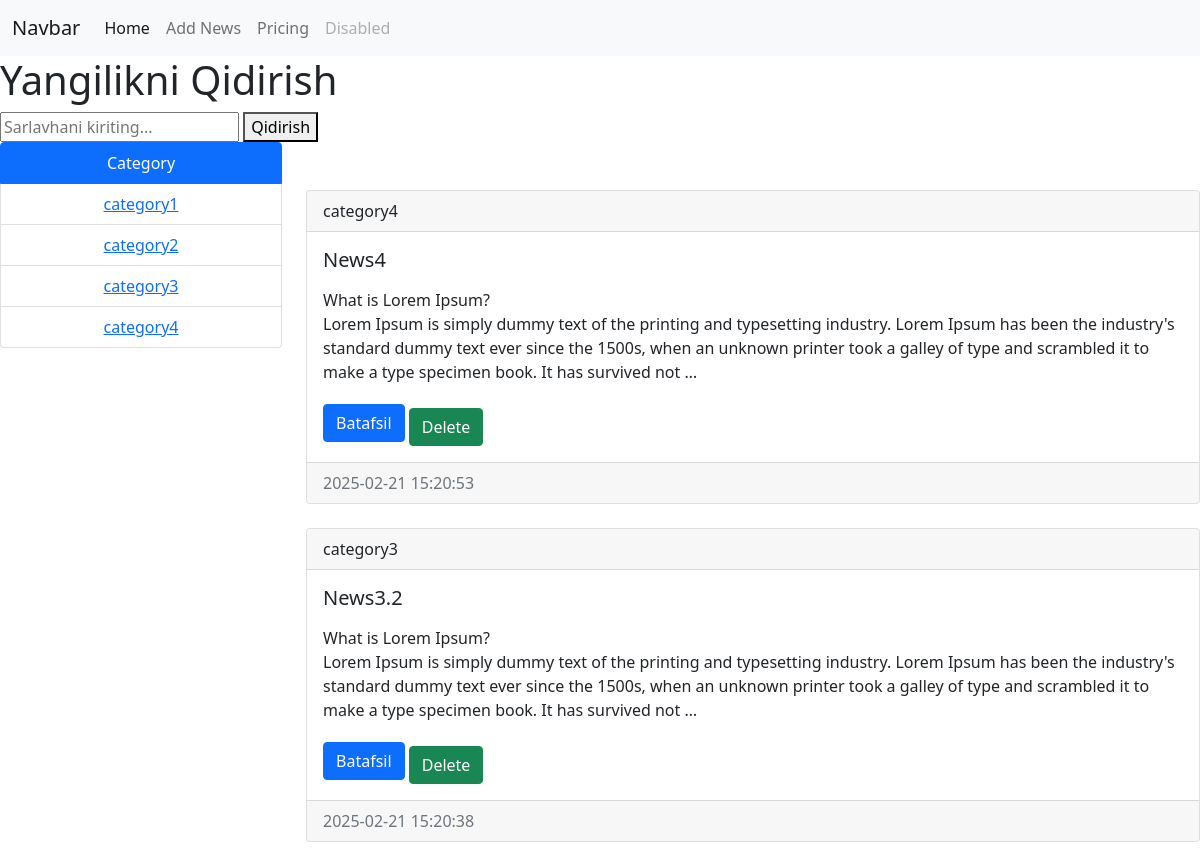
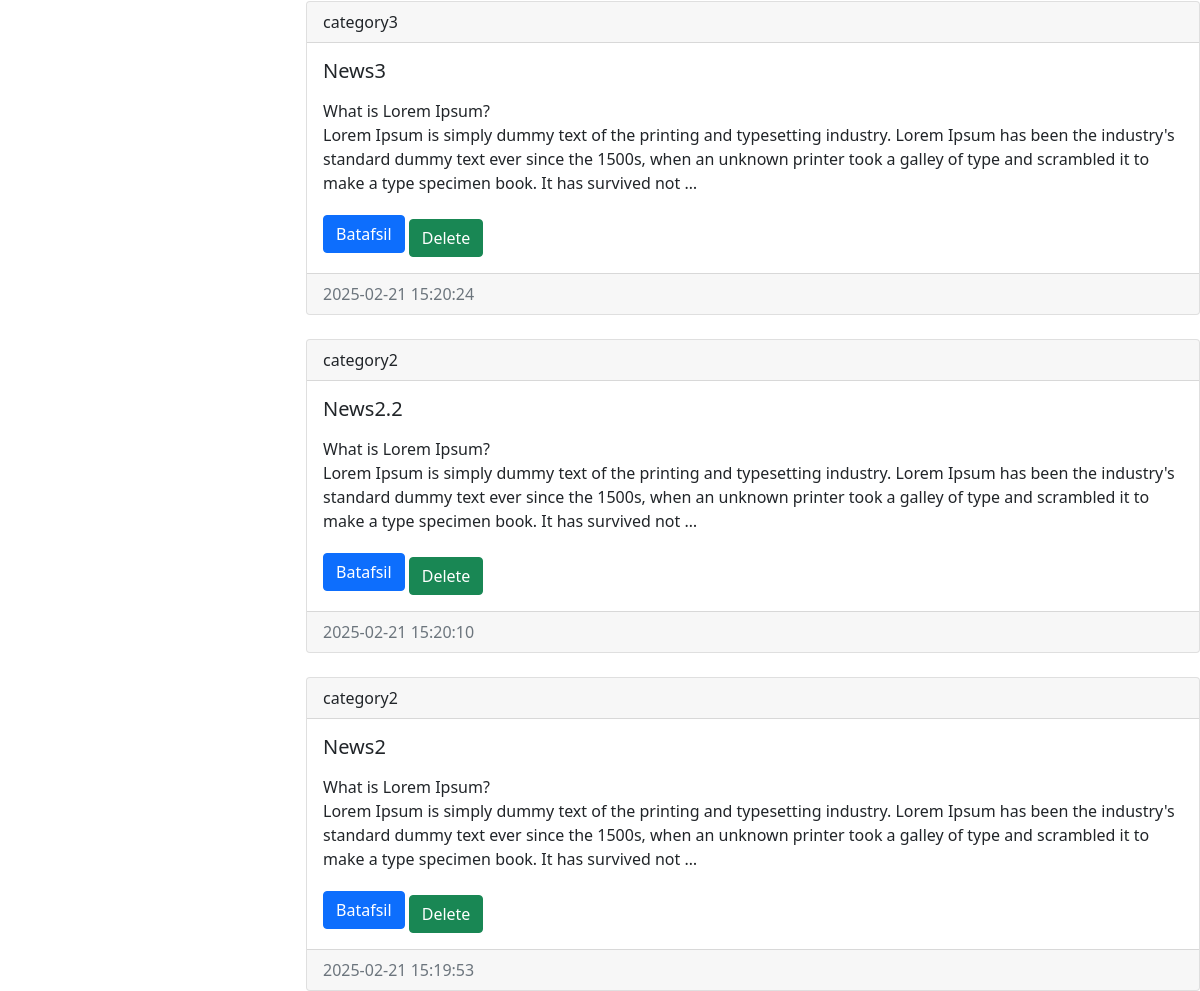
Before: /index/ (upper part) with the older database file (2 pictures, top to bottom).
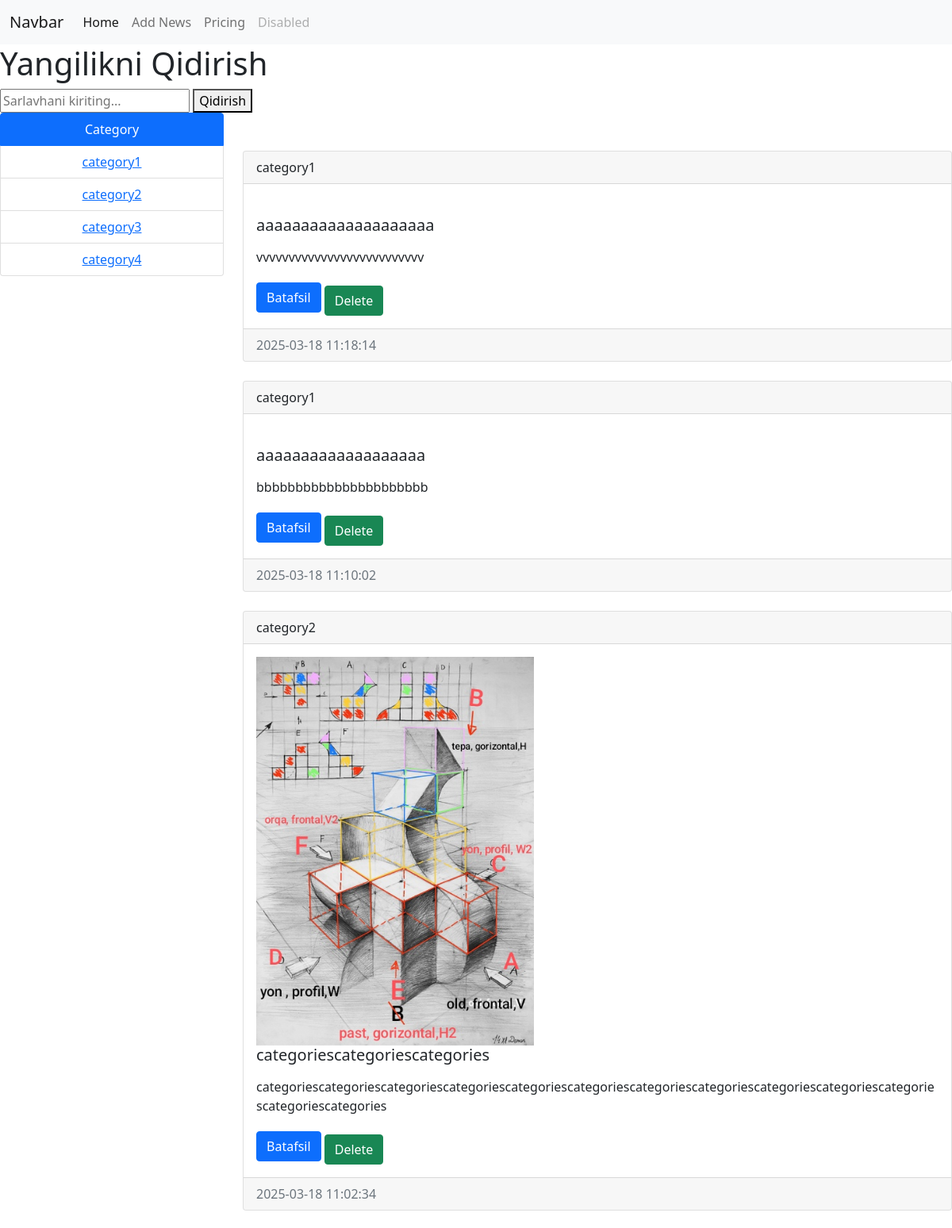
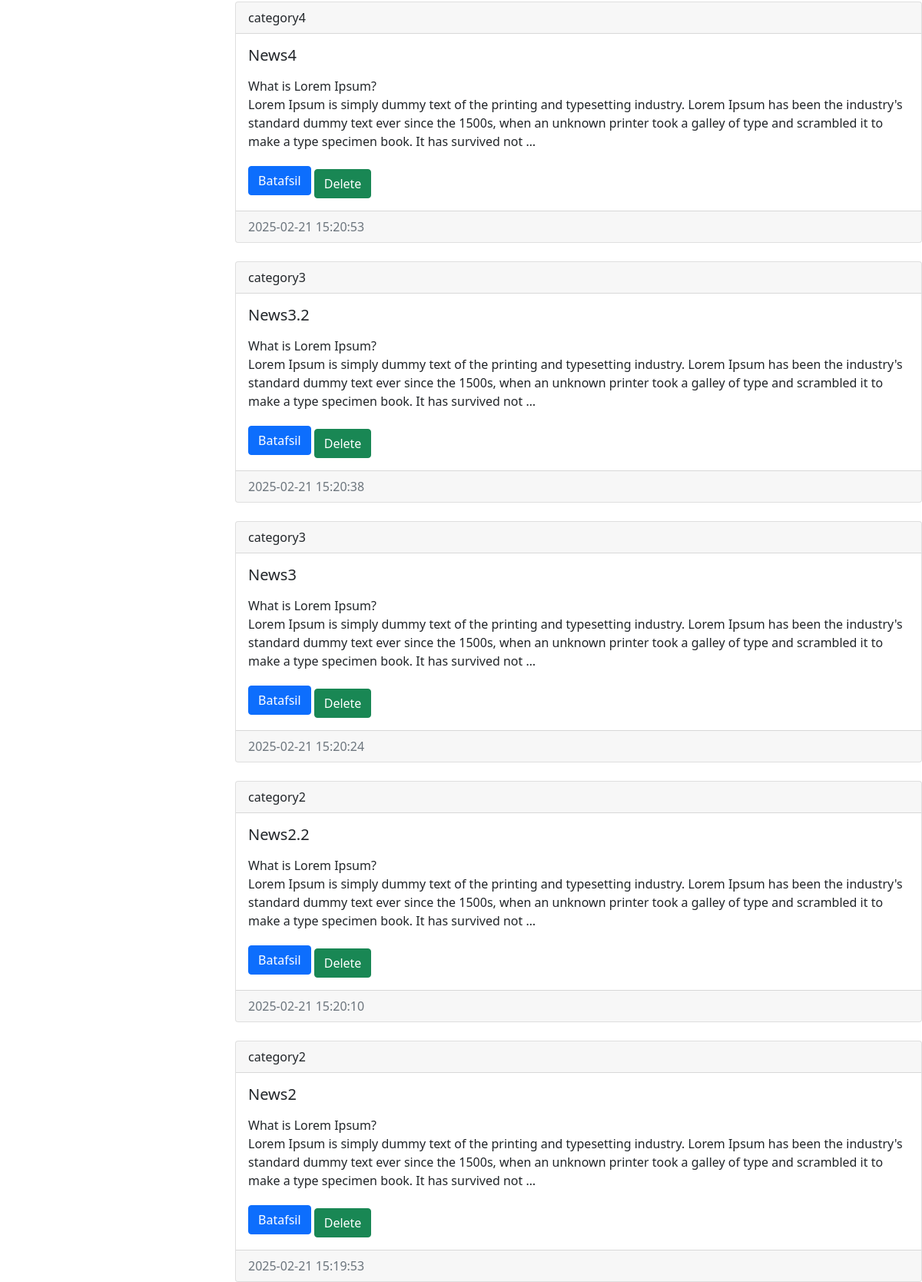
After: the same page with the newer database file (2 pictures, top to bottom).
### configapp/models.py (models this page shows, shortened)
class Categories(models.Model):
    title = models.CharField(max_length=50)
    def __str__(self):
        return self.title

class News(models.Model):
    title = models.CharField(max_length=50, verbose_name='news')
    context = models.TextField(blank=True)
    created_ed = models.DateTimeField(auto_now_add=True)
    updated_ed = models.DateTimeField(auto_now=True)
    category = models.ForeignKey(Categories, on_delete=models.CASCADE,related_name="get_news")
    video = models.FileField(upload_to='videos/', blank=True, null=True,default='default.jpg')
    photos = models.ImageField(upload_to='photos/%Y/%m/%d/',null=True,blank=True,default='default.jpg')
    is_bool = models.BooleanField(default=True)
    views=models.IntegerField(default=0)
    class Meta:
        verbose_name = "NEW"
        verbose_name_plural = "NEWS"
        ordering = ['-created_ed']

### configapp/views.py (the view)
# urls.py: path('index/', index, name="home"),
def index(request):
    news = News.objects.all()
    categories = Categories.objects.all()
    context = {
        'news': news,
        'categories': categories,
    }
    return render(request, 'index.html', context=context)

### configapp/templates/index.html (shortened to what this page needs)
<!DOCTYPE html>
<html lang="en">
<head>
</head>
<body>
<nav class="navbar navbar-expand-lg navbar-light bg-light">
  <div class="container-fluid">
    <a class="navbar-brand" href="#">Navbar</a>
    <div class="collapse navbar-collapse" id="navbarNav">
      <ul class="navbar-nav">
        <li class="nav-item">
          <a class="nav-link active" aria-current="page" href="{% url 'home' %}">Home</a>
        </li>
        <li class="nav-item">
          <a class="nav-link" href="{% url 'add_news' %}">Add News</a>
        </li>
        <li class="nav-item">
          <a class="nav-link" href="#">Pricing</a>
        </li>
        <li class="nav-item">
          <a class="nav-link disabled" href="#" tabindex="-1" aria-disabled="true">Disabled</a>
        </li>
      </ul>
    </div>
  </div>
</nav>
<h1>Yangilikni Qidirish</h1>
    <form method="GET" action="">
        <input type="text" name="q" placeholder="Sarlavhani kiriting..." value="{{ query }}">
        <button type="submit">Qidirish</button>
    </form>
<div class="row">
  <div class="col-3 text-center mt-6">
    <ul class="list-group">
  <li class="list-group-item active" aria-current="true">Category</li>
  {% for item in categories %}
  <li class="list-group-item"><a href="{% url 'categories' item.pk %}" class="">{{item.title}}</a></li>
  {% endfor %}
    </ul>
  </div>
  <div class="col-9 mt-4">
    {% for item in news%}
    <div class="card mt-4 ">
  <div class="card-header">
    {{item.category}}
  </div>
  <div class="card-body">
    {% if item.photos%}
    <img src="{{item.photos.url}}" alt="" width="350">
    {% endif %}
    <h5 class="card-title">{{item.title}}</h5>
      <p class="card-text">{{item.context  |safe|linebreaks|truncatewords:50}}</p>
    <a href="{% url 'new_about' item.pk %}" class="btn btn-primary">Batafsil</a>
    <a href="{% url 'delete_new' item.pk %}" class="btn btn-success mt-2">Delete</a>
    </div>
  <div class="card-footer text-muted">
    {{item.created_ed | date:'Y-m-d H:i:s'}}
  </div>
</div>
    {% endfor %}
  </div>
</div>
<link href="https://cdn.jsdelivr.net/npm/bootstrap@5.0.2/dist/css/bootstrap.min.css" rel="stylesheet">
</body>
</html>

Changed rows visible on the page:
added News: category "category1", title "aaaaaaaaaaaaaaaaaaaa", context "vvvvvvvvvvvvvvvvvvvvvvvvvv", created_ed "2025-03-18 11:18:14"
added News: category "category1", title "aaaaaaaaaaaaaaaaaaa", context "bbbbbbbbbbbbbbbbbbbbbb", created_ed "2025-03-18 11:10:02"
added News: category "category2", photos (picture), title "categoriescategoriescategories", context "categoriescategoriescategoriescategoriescategoriescategoriescategoriescategoriescategoriescategoriescategoriescategoriescategories", created_ed "2025-03-18 11:02:34"
